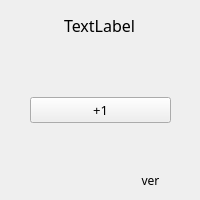
<?xml version="1.0" encoding="UTF-8"?>
<ui version="4.0">
 <class>MainWindow</class>
 <widget class="QMainWindow" name="MainWindow">
  <property name="geometry">
   <rect>
    <x>0</x>
    <y>0</y>
    <width>200</width>
    <height>200</height>
   </rect>
  </property>
  <property name="font">
   <font>
    <family>等线</family>
    <pointsize>10</pointsize>
   </font>
  </property>
  <property name="windowTitle">
   <string>Gold</string>
  </property>
  <property name="windowIcon">
   <iconset>
    <normaloff>../icon.ico</normaloff>../icon.ico</iconset>
  </property>
  <widget class="QWidget" name="centralwidget">
   <widget class="QWidget" name="horizontalLayoutWidget">
    <property name="geometry">
     <rect>
      <x>9</x>
      <y>10</y>
      <width>181</width>
      <height>31</height>
     </rect>
    </property>
    <layout class="QHBoxLayout" name="horizontalLayout">
     <item>
      <widget class="QLabel" name="gold_label">
       <property name="font">
        <font>
         <family>等线</family>
         <pointsize>12</pointsize>
        </font>
       </property>
       <property name="text">
        <string>TextLabel</string>
       </property>
       <property name="alignment">
        <set>Qt::AlignmentFlag::AlignCenter</set>
       </property>
      </widget>
     </item>
    </layout>
   </widget>
   <widget class="QWidget" name="horizontalLayoutWidget_2">
    <property name="geometry">
     <rect>
      <x>30</x>
      <y>90</y>
      <width>141</width>
      <height>41</height>
     </rect>
    </property>
    <layout class="QHBoxLayout" name="horizontalLayout_2">
     <item>
      <layout class="QHBoxLayout" name="horizontalLayout_3"/>
     </item>
     <item>
      <widget class="QPushButton" name="gold_button">
       <property name="text">
        <string>+1</string>
       </property>
      </widget>
     </item>
     <item>
      <layout class="QHBoxLayout" name="horizontalLayout_4"/>
     </item>
    </layout>
   </widget>
   <widget class="QWidget" name="horizontalLayoutWidget_6">
    <property name="geometry">
     <rect>
      <x>120</x>
      <y>170</y>
      <width>61</width>
      <height>21</height>
     </rect>
    </property>
    <layout class="QHBoxLayout" name="horizontalLayout_6">
     <item>
      <widget class="QLabel" name="ver">
       <property name="font">
        <font>
         <family>等线</family>
         <pointsize>9</pointsize>
        </font>
       </property>
       <property name="text">
        <string>ver</string>
       </property>
       <property name="alignment">
        <set>Qt::AlignmentFlag::AlignCenter</set>
       </property>
      </widget>
     </item>
    </layout>
   </widget>
  </widget>
 </widget>
 <resources/>
 <connections/>
</ui>
